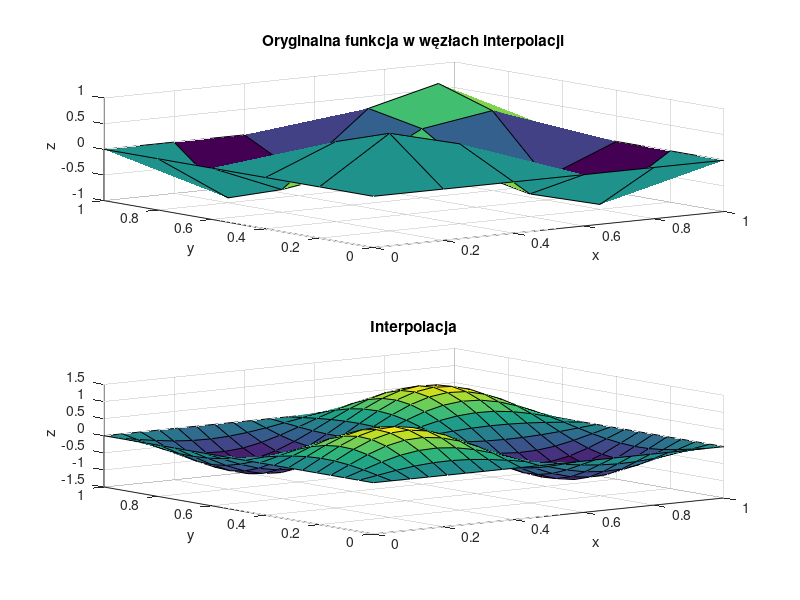

Source code (MATLAB):
function [M,N,P,R,x_coarse,y_coarse,F_coarse,x_fine,y_fine,F_fine] = zadanie4()
P = 20; % liczba unikalnych współrzędnych x punktów dla których będzie obliczana interpolacja
R = 20; % liczba unikalnych współrzędnych y punktów dla których będzie obliczana interpolacja
M = 6; % liczba węzłów interpolacji wzdłuż osi X (stopień wielomianu zmiennej x: M-1)
N = 6; % liczba węzłów interpolacji wzdłuż osi Y (stopień wielomianu zmiennej y: N-1)

% Generowanie węzłów interpolacji
x_coarse = linspace(0, 1, M);
y_coarse = linspace(0, 1, N);
[X_coarse, Y_coarse] = meshgrid(x_coarse, y_coarse);

 % zadanie A: zmień definicję funkcji interpolowanej
F_coarse = zeros(M,N);
F_coarse = sin(2*pi*X_coarse) .* sin(2*pi*Y_coarse);

figure;
MN = M*N;
xvec_coarse = reshape(X_coarse, MN, 1);
yvec_coarse = reshape(Y_coarse, MN, 1);
fvec_coarse = reshape(F_coarse, [], 1);

subplot(2,1,1);
surf(X_coarse, Y_coarse, F_coarse)
xlabel('x');
ylabel('y');
zlabel('z');
title('Oryginalna funkcja w węzłach interpolacji');


% Macierz Vandermonde'a dla interpolacji 2d
V = zeros(M*N, M*N);
for i = 0:(M-1)
    for j = 0:(N-1)
        V(:, i*N + j + 1) = xvec_coarse.^i .* yvec_coarse.^j;
    end
end

% Współczynniki wielomianu interpolacyjnego
coeffs = V \ fvec_coarse;

% Obliczanie wartości funkcji interpolującej na gęstszej siatce
x_fine = linspace(0, 1, P);
y_fine = linspace(0, 1, R);
[X_fine, Y_fine] = meshgrid(x_fine, y_fine);

F_fine = zeros(size(X_fine));
% zadanie B: zdefiniuj obliczenia wartości wielomianu interpolującego. Rezultat obliczeń zapisz w zmiennej F_fine.
for i = 0:(M-1)
    for j = 0:(N-1)
        F_fine = F_fine + coeffs(i*N + j + 1) * X_fine.^i .* Y_fine.^j;
    end
end

subplot(2,1,2);
surf(X_fine, Y_fine, F_fine)
xlabel('x');
ylabel('y');
zlabel('z');
title('Interpolacja');

saveas(gcf, 'zadanie4.png');

end